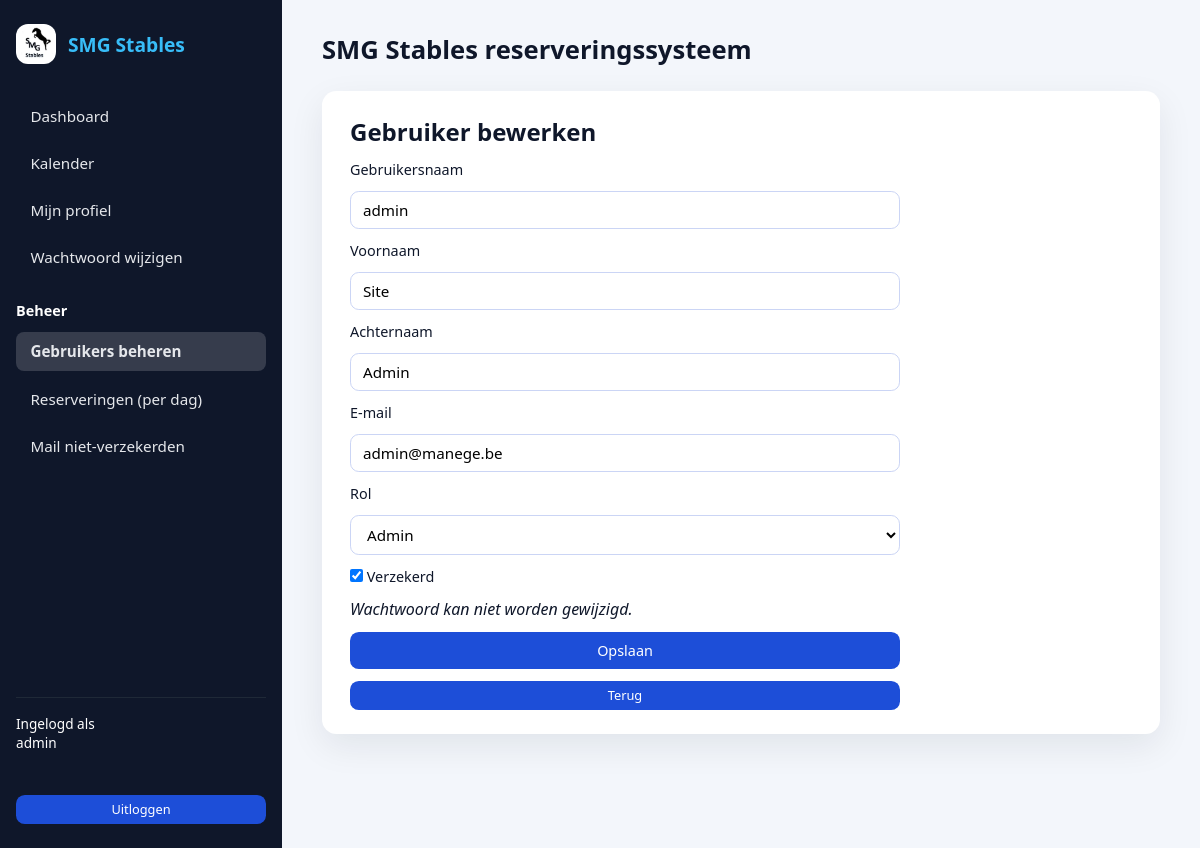
The app's page /admin_user_edit.php?id=1 (signed in) with its own data.
### tables this page shows
CREATE TABLE users (
  id INT AUTO_INCREMENT PRIMARY KEY,
  username VARCHAR(50) UNIQUE NOT NULL,
  password VARCHAR(255) NOT NULL,
  role ENUM('user','admin') DEFAULT 'user',
  insured BOOLEAN DEFAULT FALSE,
  email VARCHAR(120),
  phone VARCHAR(40),
  first_name VARCHAR(80),
  last_name VARCHAR(80),
  email_opt_in BOOLEAN DEFAULT TRUE,
  push_opt_in BOOLEAN DEFAULT TRUE,
  created_at TIMESTAMP DEFAULT CURRENT_TIMESTAMP
);

### admin_user_edit.php (the view, shortened to what this page needs)
<?php
include 'config.php';
include 'header.php';
$user_id = isset($_GET['id']) ? (int)$_GET['id'] : 0;
$is_new = ($user_id === 0);
$user_row = [
    'username'   => '',
    'email'      => '',
    'first_name' => '',
    'last_name'  => '',
    'role'       => 'user',
    'insured'    => 0
];
if (!$is_new) {
    $result = mysqli_query($db, "SELECT * FROM users WHERE id = $user_id LIMIT 1");
    if ($result && mysqli_num_rows($result) === 1) {
        $user_row = mysqli_fetch_assoc($result);
    }
}
?>
<div class="card">
    <h2><?php echo $is_new ? "Nieuwe gebruiker" : "Gebruiker bewerken"; ?></h2>
    <form method="post">
        <label for="username">Gebruikersnaam</label>
        <input type="text" id="username" name="username" value="<?php echo $user_row['username']; ?>">
        <label for="first_name">Voornaam</label>
        <input type="text" id="first_name" name="first_name" value="<?php echo $user_row['first_name']; ?>">
        <label for="last_name">Achternaam</label>
        <input type="text" id="last_name" name="last_name" value="<?php echo $user_row['last_name']; ?>">
        <label for="email">E-mail</label>
        <input type="email" id="email" name="email" value="<?php echo $user_row['email']; ?>">
        <label for="role">Rol</label>
        <select id="role" name="role">
            <option value="admin" <?php if ($user_row['role'] === 'admin') echo "selected"; ?>>Admin</option>
        </select>
        <label>
            <input type="checkbox" name="insured" <?php if ($user_row['insured']) echo "checked"; ?>>
            Verzekerd
        </label>
        <?php if ($is_new) { ?>
            <label for="password">Wachtwoord</label>
            <input type="password" id="password" name="password">
        <?php } else { ?>
            <p><em>Wachtwoord kan niet worden gewijzigd.</em></p>
        <?php } ?>
        <button type="submit">Opslaan</button>
        <a class="btn btn-small" href="admin_users.php">Terug</a>
    </form>
</div>
<?php include 'footer.php'; ?>

### assets/css/app.css (style rules this page uses)
* { margin: 0; padding: 0; font-family: system-ui, -apple-system, BlinkMacSystemFont, "Segoe UI", sans-serif; }
body { background: #f3f6fb; color: #0f172a; }
.card { background: #ffffff; border-radius: 0.9rem; padding: 1.5rem 1.75rem; box-shadow: 0 12px 35px rgba(15, 23, 42, 0.08); margin-bottom: 1.5rem; }
.card h2 { margin-bottom: 0.75rem; }
.btn, button { display: inline-block; border-radius: 0.55rem; padding: 0.55rem 1rem; border: none; background: #1d4ed8; color: white; font-weight: 500; cursor: pointer; text-decoration: none; text-align: center; font-size: 0.9rem; }
.btn-small { padding: 0.35rem 0.8rem; font-size: 0.8rem; }
form { display: flex; flex-direction: column; gap: 0.75rem; max-width: 550px; }
label { font-size: 0.9rem; font-weight: 500; }
input[type="text"], input[type="email"], input[type="password"], input[type="time"], input[type="number"], input[type="date"], select, textarea { padding: 0.5rem 0.75rem; border-radius: 0.55rem; border: 1px solid #cbd5f5; font-size: 0.95rem; background: #ffffff; }

### records on screen
users: username "admin", first_name "Site", last_name "Admin", email "admin@manege.be", role "Admin", insured "☑"

### other values on screen
$_SESSION['username'] "admin"
